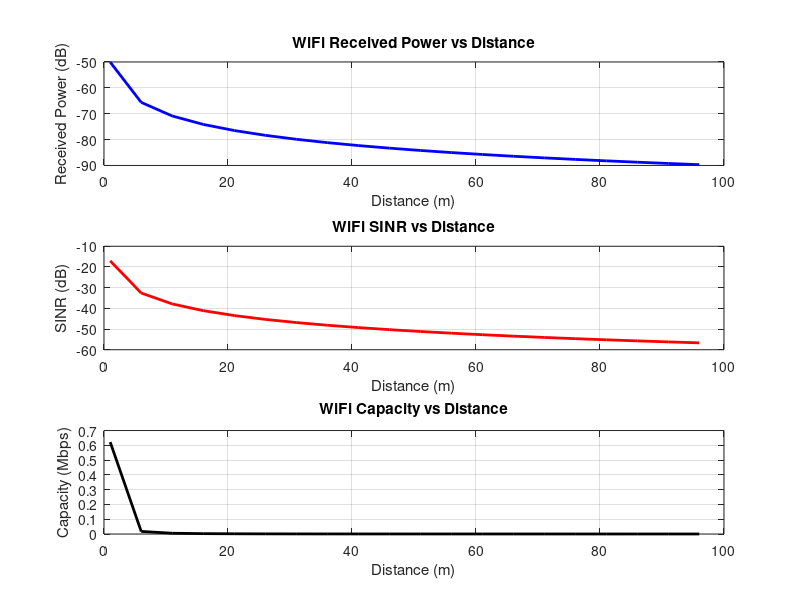
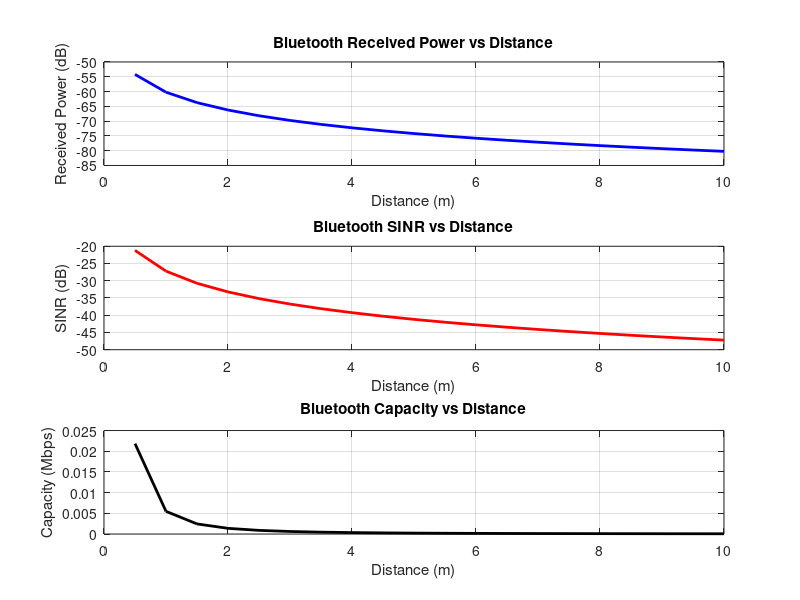
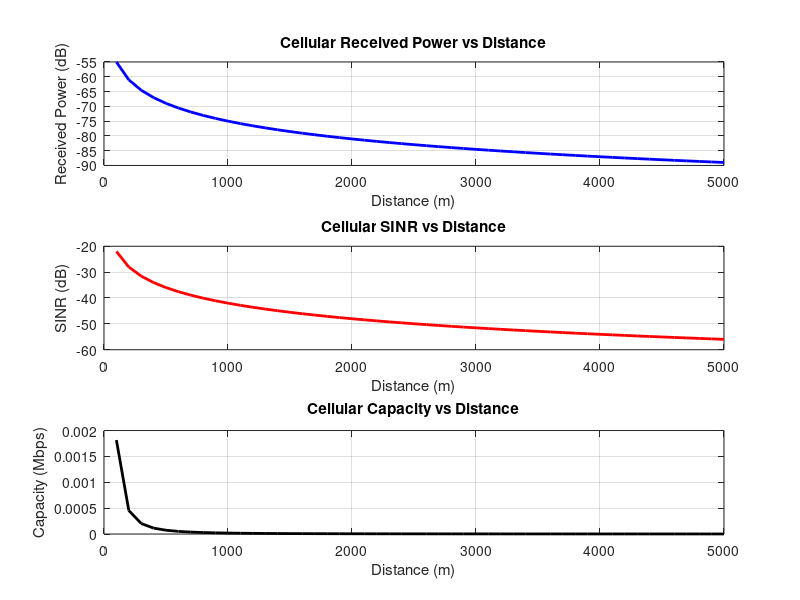
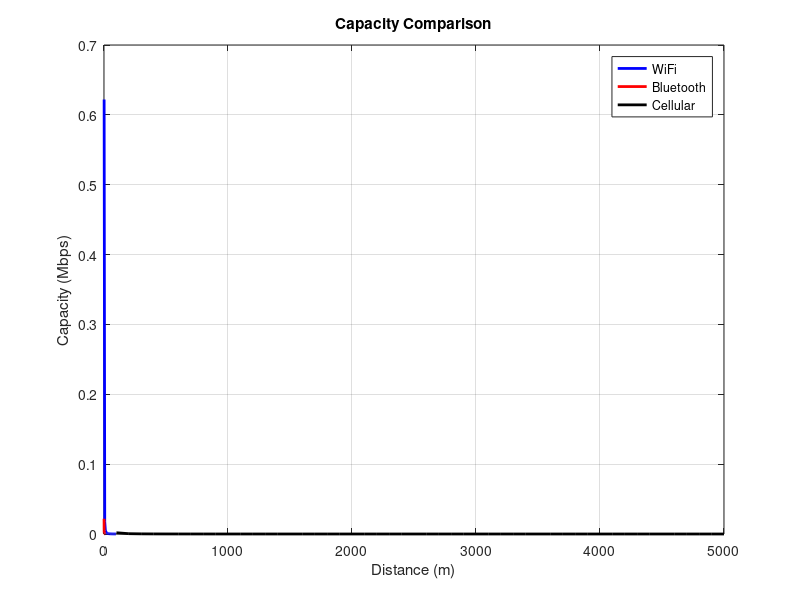

MATLAB code for these plots, in order:
%% Communication Assignment
% Analysis of WiFi, Bluetooth, and Cellular Communication Performance

clear;
close all;
clc;

%% Common Parameters
G_t = 1;                  % Transmitter antenna gain
G_r = 1;                  % Receiver antenna gain
c = 3e8;                  % Speed of light
Pn = 500e-6;              % Noise power (W)

%% =========================
%% Task 1: WiFi Simulation
%% =========================

f_wifi = 2.4e9;                 % Frequency (Hz)
BW_wifi = 22e6;                 % Bandwidth (Hz)
d_wifi = 1:5:100;               % Distance range (m)
P_t_wifi = 100e-3;              % Transmit power (W)
lamb_wifi = c/f_wifi;           % Wavelength

% Friis Equation
Pr_wifi = P_t_wifi*G_t*G_r*(lamb_wifi./(4*pi*d_wifi)).^2;

% Convert to dB
Pr_wifi_dB = 10*log10(Pr_wifi);

% SINR
SINR_wifi = Pr_wifi/Pn;
SINR_wifi_dB = 10*log10(SINR_wifi);

% Capacity
C_wifi = BW_wifi*log2(1 + SINR_wifi);

%% Plot WiFi Results
figure;
subplot(3,1,1);
plot(d_wifi, Pr_wifi_dB,'b','LineWidth',2);
title('WiFi Received Power vs Distance');
xlabel('Distance (m)'); ylabel('Received Power (dB)');
grid on;

subplot(3,1,2);
plot(d_wifi, SINR_wifi_dB,'r','LineWidth',2);
title('WiFi SINR vs Distance');
xlabel('Distance (m)'); ylabel('SINR (dB)');
grid on;

subplot(3,1,3);
plot(d_wifi, C_wifi/1e6,'k','LineWidth',2);
title('WiFi Capacity vs Distance');
xlabel('Distance (m)'); ylabel('Capacity (Mbps)');
grid on;

%% =========================
%% Task 2: Bluetooth Simulation
%% =========================

f_bluetooth = 2.45e9;
BW_bluetooth = 2e6;
d_bluetooth = 0.5:0.5:10;
P_t_bluetooth = 10e-3;
lamb_bluetooth = c/f_bluetooth;

Pr_bt = P_t_bluetooth*G_t*G_r*(lamb_bluetooth./(4*pi*d_bluetooth)).^2;
Pr_bt_dB = 10*log10(Pr_bt);

SINR_bt = Pr_bt/Pn;
SINR_bt_dB = 10*log10(SINR_bt);

C_bt = BW_bluetooth*log2(1 + SINR_bt);

%% Plot Bluetooth Results
figure;
subplot(3,1,1);
plot(d_bluetooth, Pr_bt_dB,'b','LineWidth',2);
title('Bluetooth Received Power vs Distance');
xlabel('Distance (m)'); ylabel('Received Power (dB)');
grid on;

subplot(3,1,2);
plot(d_bluetooth, SINR_bt_dB,'r','LineWidth',2);
title('Bluetooth SINR vs Distance');
xlabel('Distance (m)'); ylabel('SINR (dB)');
grid on;

subplot(3,1,3);
plot(d_bluetooth, C_bt/1e6,'k','LineWidth',2);
title('Bluetooth Capacity vs Distance');
xlabel('Distance (m)'); ylabel('Capacity (Mbps)');
grid on;

%% =========================
%% Task 3: Cellular Simulation
%% =========================

f_cellular = 850e6;
BW_cellular = 200e3;
d_cellular = 100:100:5000;
P_t_cellular = 40;      % 40 Watts
lamb_cellular = c/f_cellular;

Pr_cell = P_t_cellular*G_t*G_r*(lamb_cellular./(4*pi*d_cellular)).^2;
Pr_cell_dB = 10*log10(Pr_cell);

SINR_cell = Pr_cell/Pn;
SINR_cell_dB = 10*log10(SINR_cell);

C_cell = BW_cellular*log2(1 + SINR_cell);

%% Plot Cellular Results
figure;
subplot(3,1,1);
plot(d_cellular, Pr_cell_dB,'b','LineWidth',2);
title('Cellular Received Power vs Distance');
xlabel('Distance (m)'); ylabel('Received Power (dB)');
grid on;

subplot(3,1,2);
plot(d_cellular, SINR_cell_dB,'r','LineWidth',2);
title('Cellular SINR vs Distance');
xlabel('Distance (m)'); ylabel('SINR (dB)');
grid on;

subplot(3,1,3);
plot(d_cellular, C_cell/1e6,'k','LineWidth',2);
title('Cellular Capacity vs Distance');
xlabel('Distance (m)'); ylabel('Capacity (Mbps)');
grid on;

%% =========================
%% Task 4: Comparative Analysis
%% =========================

figure;
plot(d_wifi, C_wifi/1e6,'b','LineWidth',2); hold on;
plot(d_bluetooth, C_bt/1e6,'r','LineWidth',2);
plot(d_cellular, C_cell/1e6,'k','LineWidth',2);
title('Capacity Comparison');
xlabel('Distance (m)');
ylabel('Capacity (Mbps)');
legend('WiFi','Bluetooth','Cellular');
grid on;
